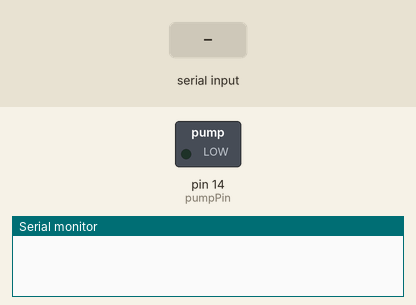
A sketch run on a simulated Arduino Uno, built with avr-gcc and run on an emulated ATmega328P. Parts: switched loads named in the sketch (green lamp = pin HIGH), the last lines printed to the serial monitor. Dashed ring = blinking. The test bench sets the inputs (shaded band).

Above: at 1.2 s.
1.3 s: "90,45\n" received over Serial
At 3.2 s:
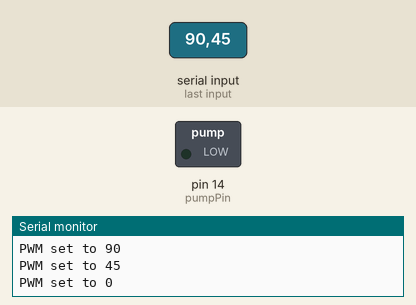
Timing chart, 0 to 4.7 s (numbered marks = the images above; inputs shaded):
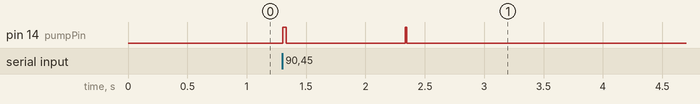

The sketch:

pump_test.ino
```cpp
byte pumpPin = 14;

void setup() {
  Serial.begin(9600);
  pinMode(pumpPin, OUTPUT);
  analogWrite(pumpPin, 0);
}

void loop() {

  if (Serial.available())
  {
    int speed = Serial.parseInt();
    if (speed >= 0 && speed <= 1023)
    {
      analogWrite(pumpPin, 1023);
      delay(15);
      analogWrite(pumpPin, speed);
      Serial.print("PWM set to ");
      Serial.println(speed);
    }
  }
}
```

Measured:
- after the input at 1.3 s, pin 14 (pumpPin): alternates HIGH for 0.02 s and LOW for 1.0 s, 4 changes in all, then stays LOW, starting at once
